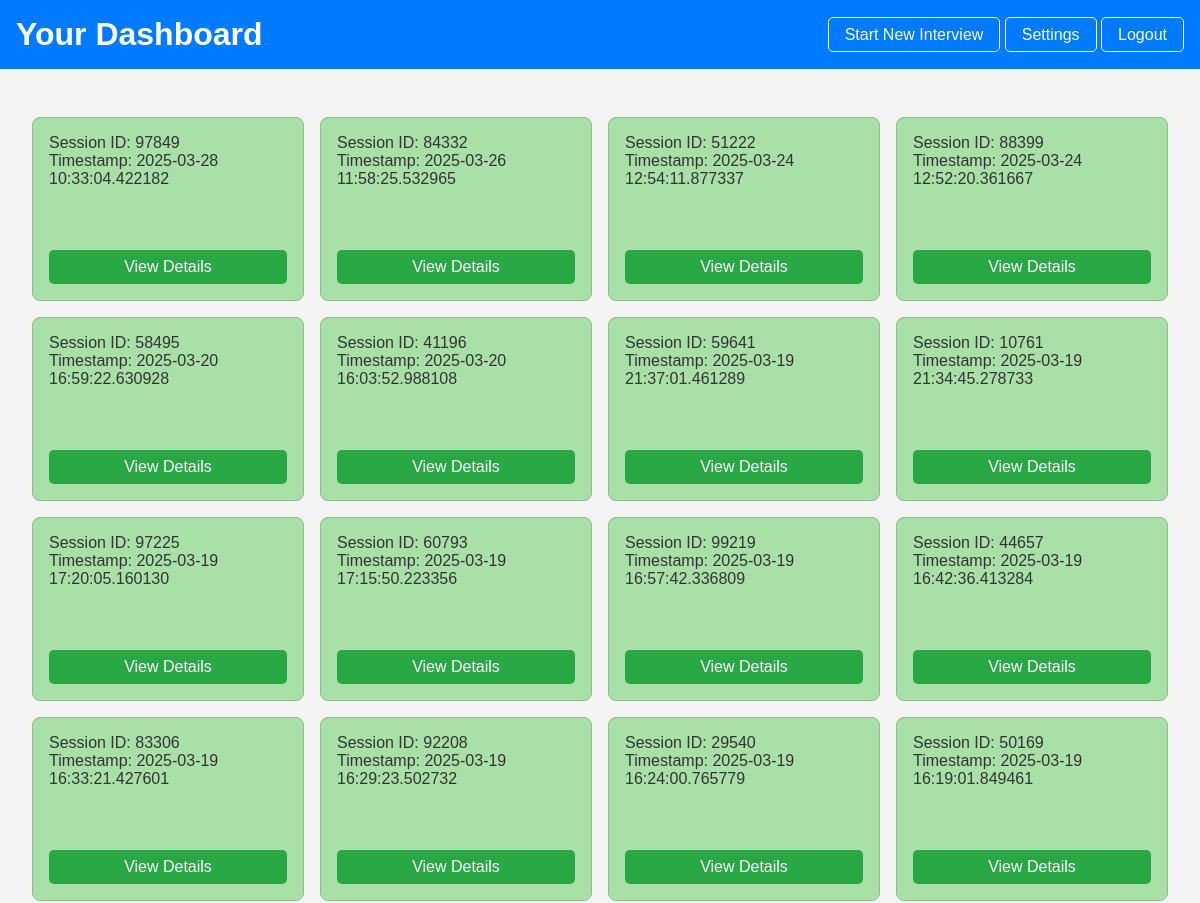
The page /dashboard (signed in, upper part) on the database as committed earlier.
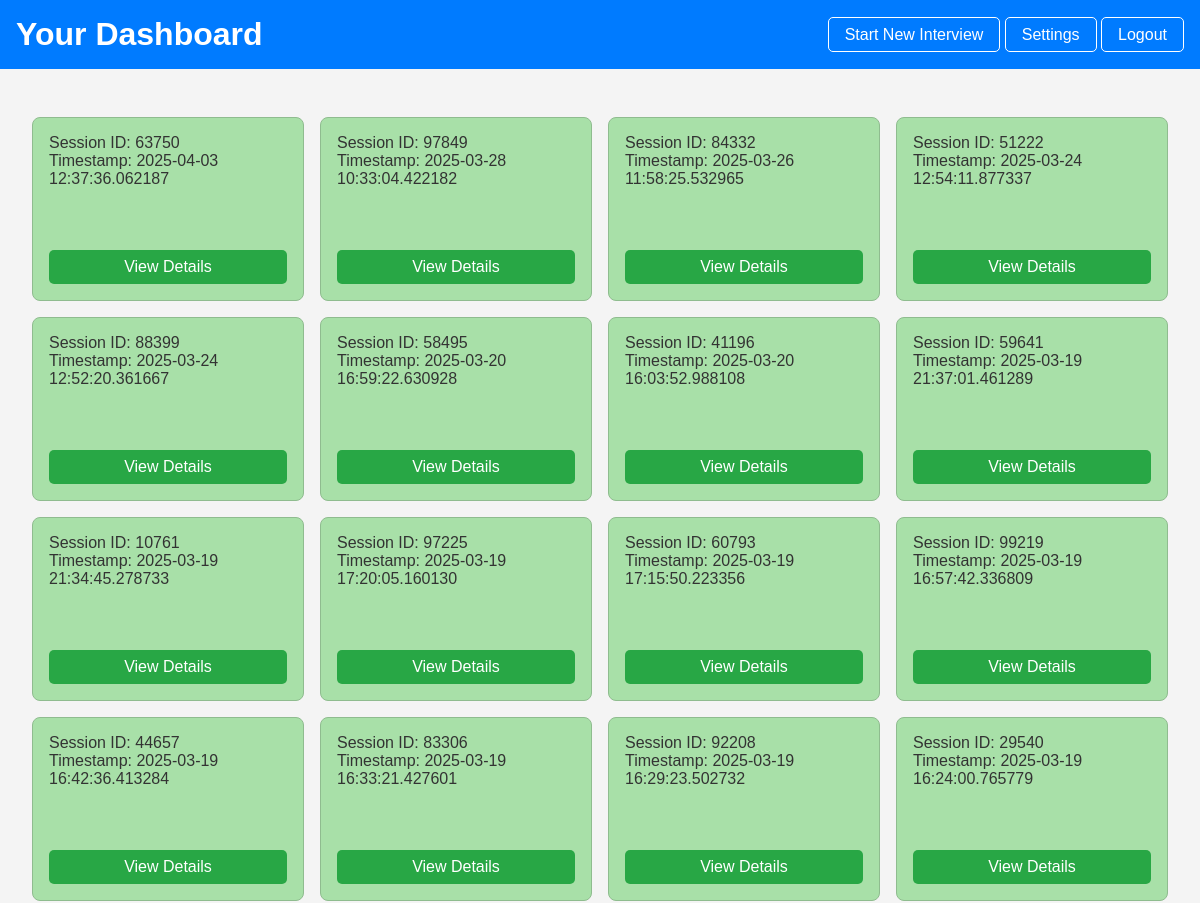
The same page on the database as committed later.
### tables this page shows
CREATE TABLE interviews (
    session_id INTEGER PRIMARY KEY,
    user_id INTEGER,
    interview_answers TEXT,
    interview_analysis TEXT,
    eye_contact REAL,
    timestamp DATETIME,
    FOREIGN KEY (user_id) REFERENCES users (user_id)
);

### app.py (the view)
@app.route('/dashboard')
@login_required
def dashboard():
    db = get_db()
    cursor = db.cursor()
    cursor.execute("SELECT session_id, timestamp FROM interviews WHERE user_id = ? ORDER BY timestamp DESC", (current_user.id,))
    sessions = cursor.fetchall()
    return render_template('dashboard.html', sessions=sessions)

### app.py (called while the page is built)
def get_db():
    db = getattr(g, '_database', None)
    if db is None:
        db = g._database = sqlite3.connect(DATABASE)
        db.row_factory = sqlite3.Row
    return db

@app.teardown_appcontext
def close_connection(exception):
    db = getattr(g, '_database', None)
    if db is not None:
        db.close()

@login_manager.user_loader
def load_user(user_id):
    db = get_db()
    cursor = db.cursor()
    cursor.execute("SELECT * FROM users WHERE user_id = ?", (user_id,))
    user = cursor.fetchone()
    if user:
        return User(user['user_id'], user['email'], user['password'])
    return None

### templates/dashboard.html (shortened to what this page needs)
<!DOCTYPE html>
<html lang="en">
<head>
    <link rel="stylesheet" href="{{ url_for('static', filename='dashboard_style.css') }}">
</head>
<body>
    <header>
        <h1>Your Dashboard</h1>
        <nav>
            <a href="/start_interview">Start New Interview</a> <a href="/settings">Settings</a> <a href="/logout">Logout</a>
        </nav>
    </header>
    <main>
        <ul class="session-grid">
            {% for session in sessions %}
            <li class="session-box">
                <span class="session-info">
                    Session ID: {{ session.session_id }} <br> Timestamp: {{ session.timestamp }}
                </span>
                <a href="{{ url_for('view_session', session_id=session.session_id) }}" class="view-details-button">View Details</a>
            </li>
            {% endfor %}
        </ul>
    </main>
</body>
</html>

### static/dashboard_style.css (style rules this page uses)
body { font-family: sans-serif; margin: 0; padding: 0; background-color: #f4f4f4; color: #333; }
header { background-color: #007bff; color: white; padding: 1rem; display: flex; justify-content: space-between; align-items: center; }
header h1 { margin: 0; }
header nav a { color: white; text-decoration: none; padding: 0.5rem 1rem; border: 1px solid white; border-radius: 5px; }
main { padding: 2rem; }
.session-grid { list-style: none; padding: 0; display: grid; grid-template-columns: repeat(5, 1fr); gap: 1rem; }
.session-box { background-color: #a8e0a8; border: 1px solid #8fbc8f; padding: 1rem; display: flex; flex-direction: column; justify-content: space-between; min-height: 150px; border-radius: 8px; }
.session-info { margin-bottom: 1rem; }
.view-details-button { background-color: #28a745; color: white; padding: 0.5rem 1rem; text-decoration: none; border-radius: 5px; text-align: center; }
@media (max-width: 1200px) { .session-grid { grid-template-columns: repeat(4, 1fr); } }

Rows that differ between the two databases and show on the page:
no longer on this page (row unchanged): interviews: session_id "50169", timestamp "2025-03-19 16:19:01.849461"
added interviews: session_id "63750", timestamp "2025-04-03 12:37:36.062187"
